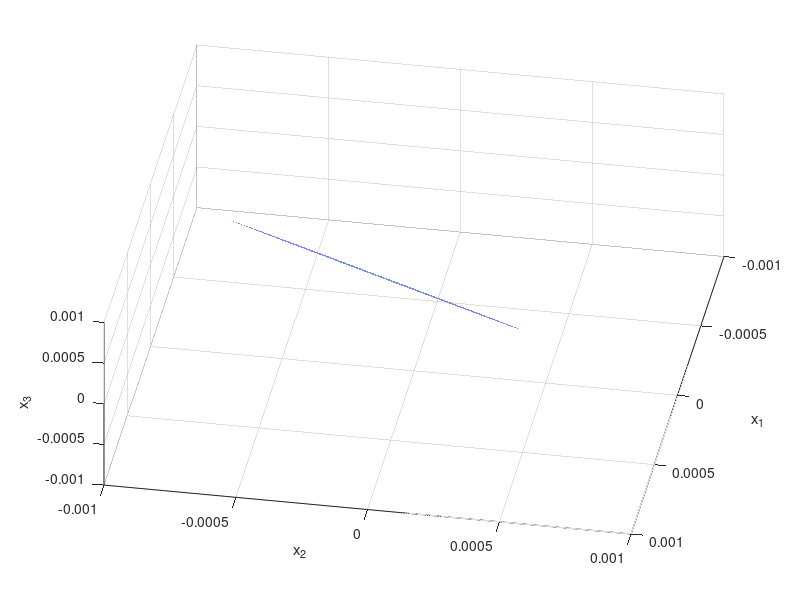

Source code (MATLAB):
% Copyright 2018, All Rights Reserved
% Code by Alison Ord
% For rock 4z  Ord&Hobbs 2018; Ord et al. 2018

clear all, close all, clc
figpath = '../figures/';
addpath('./utils');
addpath('./data');

% orchid system
dt=.00001;
%x1 = 8; x2 = 9; x3 = 25;
%x1=0.001; x2=0.001; x3=0.001;
x1=-0.001; x2=0.001; x3=-0.001

% Uses parameters derived thro' Brunton's code on rock4z
% x*220
for i = 1 : 100000
x1 =  x1-0-(0.12*x1*dt)+(0.15*x2*dt)-(0.03*x3*dt);
x2 =  x2-0-(0.04*x1*dt)-(0.05*x2*dt)+(0.09*x3*dt);
x3 =  x3+0+(2.5*x1*dt)-(7.2*x2*dt)+(4.8*x3*dt)+(0.05*x1*x1*dt)-(0.07*x1*x2*dt)-(0.05*x1*x3*dt)+(0.03*x2*x2)+(0.03*x2*x3);
x(i,:) = [x1 x2 x3];
end

% plot variable over time
t = 0.01 : 0.01 : 1000;
plot(t,x(:,1))
xlabel('Time')
ylabel('Velocity')

% plot phase space portrait
plot3(x(:,1),x(:,2),x(:,3))
grid, view(70,30)
xlabel('x_1')
ylabel('x_2')
zlabel('x_3')

% use only the first state and a time delay of six
tau = 6;
plot3(x(1:end-2*tau,1),x(1+tau:end-tau,1),x(1+2*tau:end,1))
grid, view([100 60])
xlabel('x_1'), ylabel('x_2'), zlabel('x_3')